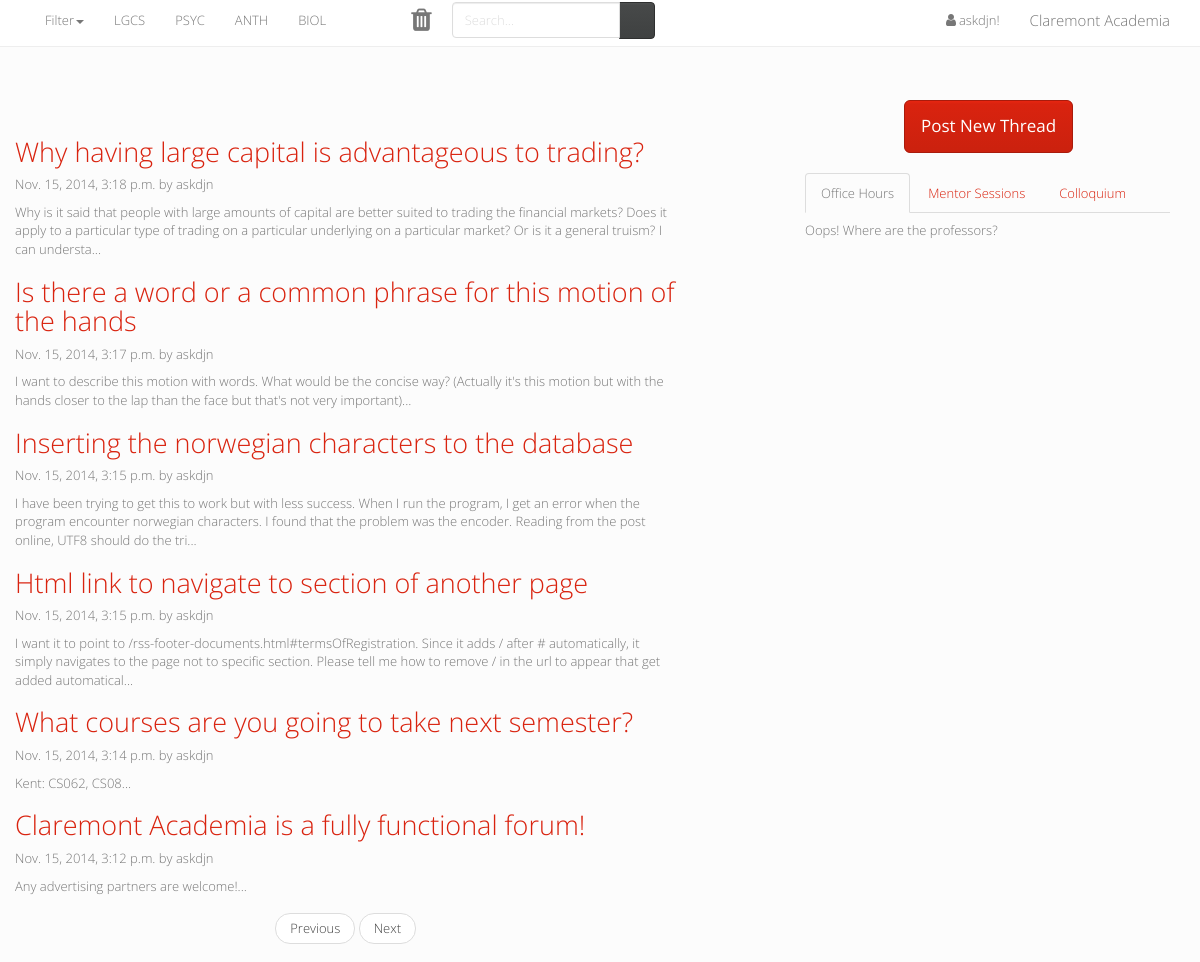
The page / (signed in) on the database as committed earlier.
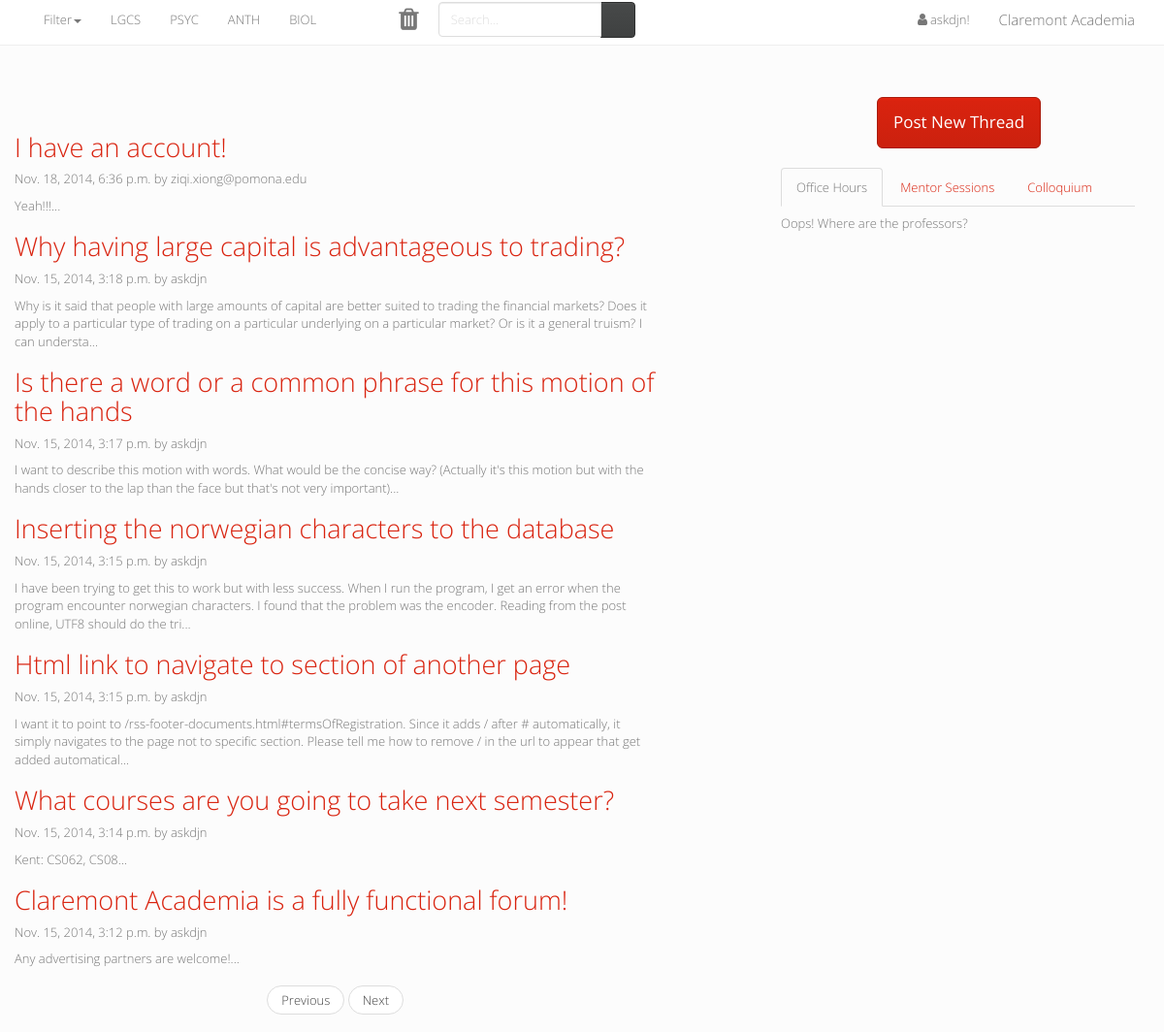
The same page on the database as committed later.
### forum/models.py (models this page shows, shortened)
class User(AbstractBaseUser):
    email = models.CharField(max_length=64, unique=True)
    display_name = models.CharField(max_length=64)
    forums = models.ManyToManyField(Subforum)
    USERNAME_FIELD = 'email'
    objects = BaseUserManager()

class Post(models.Model):
    poster = models.ForeignKey(User)
    content = models.TextField()
    date = models.DateTimeField(default = timezone.now)
    def someContent(self):
        return self.content[:250] + "..."

class Thread(Post):
    subforum = models.ForeignKey(Subforum)
    title = models.CharField(max_length=128)
    def get_url(self):
        if isinstance(self.subforum, Class):
            s = Class.objects.get(name = self.subforum.name).get_url()
        else:
            s = self.subforum.get_url()
        return s + str(self.id) +'/'

class Post(models.Model):
    poster = models.ForeignKey(User)
    content = models.TextField()
    date = models.DateTimeField(default = timezone.now)
    def someContent(self):
        return self.content[:250] + "..."

### forum/views.py (the view)
# urls.py: url(r'^$',views.index, name='index'),
def index(request):
    if not request.user.is_authenticated():
        return redirect('/login/')
    return render(request, 'index.html',{'forum': None, 'threads': Thread.objects.order_by('-date')[:10]});

### forum/models.py (called while the page is built)
    def get_url(self):
        return '/forums/' + self.name.lower() + '/'

    def get_url(self):
        return self.department.get_url() + self.name.lower() + '/'

### forum/views.py (called while the page is built)
def render(request, template_name, dictionary = dict([])):
    dictionary.update({'departments': Department.objects.all(), 'classes': Class.objects.all()})
    return oldrender(request, template_name, dictionary)

### forum/templates/index.html (shortened to what this page needs)
{% extends "base.html" %}
{% block leftblock %}
<br />
<div class="blog-post">
    {% for thread in threads %}
        <h2 class="blog-post-title"><a href="{{ thread.get_url }}">{{ thread.title }}</a></h2>
        <p class="blog-post-meta">{{ thread.date }} by {{ thread.poster.display_name }}</p>
        <p>{{ thread.someContent }}</p>
    {% endfor %}
</div>
<nav>
    <ul class="pager">
        <li><a href="#">Previous</a></li>
        <li><a href="#">Next</a></li>
    </ul>
</nav>
{% endblock %}

### forum/templates/base.html (shortened to what this page needs)
<!DOCTYPE html>
<html lang="en">
    <head>
        <link href="/static/css/bootstrap.css" rel="stylesheet">
        <link href="//maxcdn.bootstrapcdn.com/font-awesome/4.2.0/css/font-awesome.min.css" rel="stylesheet">
        <link href="/static/css/bootstrap-responsive.css" rel="stylesheet">
    </head>
    <body>
        <nav class="navbar navbar-default navbar-fixed-top" role="navigation">
            <div class="container">
                <div class="collapse navbar-collapse" id="bs-example-navbar-collapse-1">
                    <ul class="nav navbar-nav">
                        <li class="menu-item dropdown">
                            <a href="#" class="dropdown-toggle" data-toggle="dropdown">Filter<b class="caret"></b></a>
                        </li>
                        <li><a class="favorites" href="#">LGCS</a></li>
                        <li><a class="favorites" href="#">PSYC</a></li>
                        <li><a class="favorites" href="#">ANTH</a></li>
                        <li><a class="favorites" href="#">BIOL</a></li>
                        <li><a style="padding-left: 30px; padding-right: 30px; padding-bottom: 28px;" class="empty" href="#"></a></li>
                        <li><div class="trash" style="padding: 7px; padding-left: 10px; padding-right: 20px;" ><i class="fa fa-trash fa-2x"></i></div></li>
                    </ul>
                    <ul class="nav navbar-nav navbar-right">
                        <li><a href="/" id="ca">Claremont Academia</a></li>
                    </ul>
                    <ul class="nav navbar-nav navbar-right">
                        {% if user.is_authenticated %}
                        {% if user.display_name %}
                        <li><a href="/settings/" data-toggle="tooltip" data-placement="bottom" title="This is your home!"><i style="font-size: 14px; padding-left:10px; padding-right:3px; padding-bottom: 8px;" class="fa fa-user"></i>{{user.display_name}}!</a></li>
                        {% else %}
                        <li><a href="/settings/" data-toggle="tooltip" data-placement="bottom" title="This is your home!"><i style="font-size: 14px; padding-left:10px; padding-right:3px; padding-bottom: 8px;" class="fa fa-user"></i>{{user.email}}!</a></li>
                        {% endif %}
                        {% else %}
                        <li><a href="/login/">Log in!</a></li>
                        {% endif %}
                    </ul>
                    <form class="navbar-form" role="search">
                        <div class="input-group">
                            <input type="text" class="form-control" placeholder="Search...">
                            <span class="input-group-btn">
                                <button type="submit" class="btn btn-default" value="Search!">
                                    <span class="glyphicon glyphicon-search">
                                    </span>
                                </button>
                            </span>
                        </div>
                    </form>
                </div>
            </div>
        </nav>
        <div class="container">
            <div class="row">
                <div class="col-sm-7 blog-main">
                    {% block leftblock %}
                    {% endblock %}
                </div>
                <div class="col-sm-4 col-sm-offset-1 blog-sidebar">
                    {% block rightblock %}
                    {% include "right.html" %}
                    {% endblock %}
                </div>
            </div>
        </div>
    </body>
</html>

### forum/templates/right.html (shortened to what this page needs)
<div class="sidebar-module">
    <div style="width: 167px; margin: 0 auto;">
        <a href="/post/" class="btn btn-primary btn-lg">Post New Thread</a>
    </div>
</div>
<div style="margin-top: 20px;" class="sidebar-module">
    <div role="tabpanel">
        <ul class="nav nav-tabs" role="tablist">
            <li role="presentation" class="active"><a href="#OfficeHours" aria-controls="OfficeHours" role="tab" data-toggle="tab">Office Hours</a></li>
            <li role="presentation"><a href="#MentorSessions" aria-controls="MentorSessions" role="tab" data-toggle="tab">Mentor Sessions</a></li>
            <li role="presentation"><a href="#Colloquium" aria-controls="Colloquium" role="tab" data-toggle="tab">Colloquium</a></li>
        </ul>
        <div class="tab-content">
            <div role="tabpanel" class="tab-pane active" id="OfficeHours">
                {% if user.forums.all %}
                <ul>
                    {% for forum in user.forums.all %}
                    {% if forum.office_hours%}
                    <li>{{forum.name}}:{{forum.office_hours}}</li>
                    {%endif%}
                    {%endfor%}
                    {% else %}
                    <p style="margin-top:8px;">Oops! Where are the professors?</p>
                    {% endif %}
            </div>
        </div>
    </div>
</div>

### forum/templates/base.html (style rules this page uses)
#ca { font-size: 15px }
body { padding-top: 100px; }

Rows that differ between the two databases and show on the page:
added Thread: title "I have an account!", date "Nov. 18, 2014, 6:36 p.m.", poster.display_name "ziqi.xiong@pomona.edu", someContent "Yeah!!!..."
